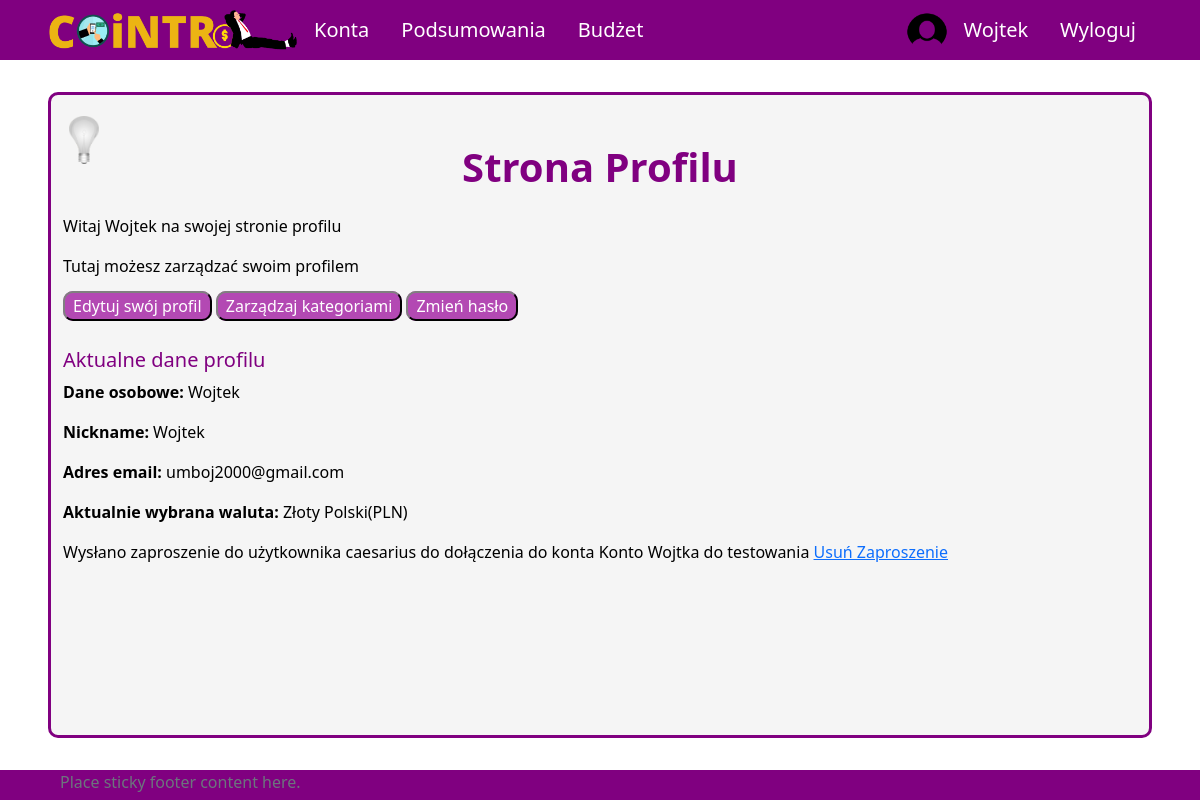
Page /profile (signed in) on the earlier database version.
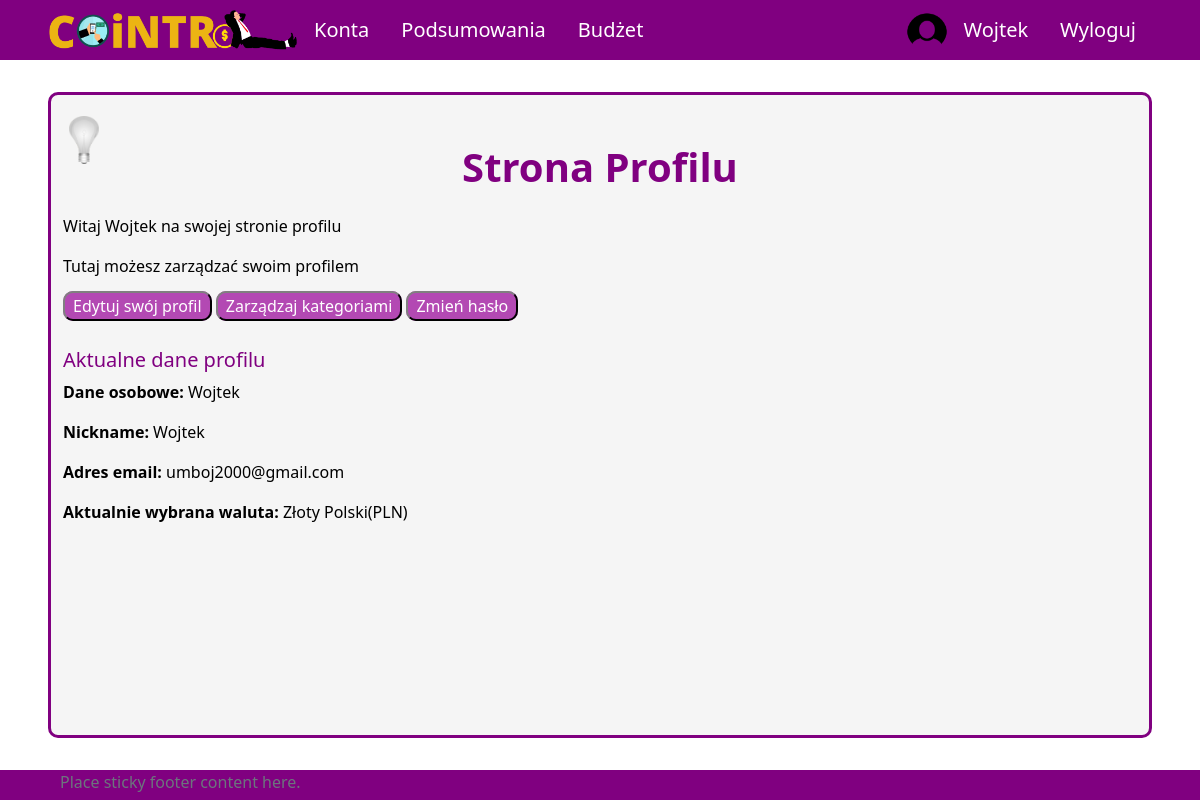
Same page on the later database version.
### aplication/models.py (models this page shows, shortened)
class Invitation(models.Model):
    userFrom = models.ForeignKey(Profile, related_name='from+', on_delete=models.CASCADE)
    userTo = models.ForeignKey(Profile, related_name='to+', on_delete=models.CASCADE)
    access_level = models.CharField(choices=User_Account.access, max_length=20)
    id_account = models.ForeignKey(Account, on_delete=models.SET_NULL, null=True)
    id = models.UUIDField(default=uuid.uuid4, unique=True, primary_key=True, editable=False)

class Account(models.Model):
    owner = models.ForeignKey(Profile, null=True, blank=True, on_delete=models.CASCADE)
    name = models.CharField(max_length=30)
    currency = models.ForeignKey(Currency, on_delete=models.SET_NULL, null=True)
    is_shared = models.BooleanField(default=False)
    description = models.CharField(max_length=100, null=True, blank=True)
    id = models.UUIDField(default=uuid.uuid4, unique=True, primary_key=True, editable=False)
    def __str__(self):
        return self.name

### UsersApp/models.py (models this page shows)
class Profile(models.Model):
    user = models.OneToOneField(User, on_delete=models.CASCADE, null=True, blank=True)
    name = models.CharField(max_length=200, blank=True, null=True)
    email = models.EmailField(max_length=400, null=True, blank=True)
    username = models.CharField(max_length=200, blank=True, null=True)
    currency = models.ForeignKey('Currency', on_delete=models.SET_NULL, null=True)
    image = models.ImageField(null=True, blank=True)
    created = models.DateTimeField(auto_now_add=True)
    id = models.UUIDField(default=uuid.uuid4, unique=True,
                            primary_key=True, editable=False)
    def __str__(self):
        return str(self.username)

### UsersApp/views/user_views.py (the view)
# urls.py: path('profile', views.profile, name='profile'),
@login_required(login_url='login')
def profile(request):
    profile = request.user.profile
    context = {'profile': profile, 'mes': Invitation.objects.filter(Q(userTo=profile) | Q(userFrom=profile))}
    return render(request, 'application/profile.html', context)

### UsersApp/models.py (called while the page is built)
    def __str__(self):
        return f'{self.name}({self.access_name})'

### templates/application/profile.html (shortened to what this page needs)
{% extends 'application/base.html' %}
{% block content %}
    <div class="title">
        <h1>Strona Profilu</h1>
    </div>
    <div class="content-pc">
        <p>Witaj {{ user.username }} na swojej stronie profilu</p>
        <p>Tutaj możesz zarządzać swoim profilem</p>
        <a class="button" href="{% url 'edit-profile' %}">Edytuj swój profil</a>
        <a class="button" href="{% url 'all-categories' %}">Zarządzaj kategoriami</a>
        <a class="button" href="{% url 'change-password' %}">Zmień hasło</a>
        <h5>Aktualne dane profilu</h5>
        <strong><p>Dane osobowe:</strong> {{profile.name}}</p>
        <strong><p>Nickname:</strong> {{profile.username}}</p>
        <strong><p>Adres email:</strong> {{profile.email}}</p>
        <strong><p>Aktualnie wybrana waluta:</strong> {{profile.currency}}</p>
        {% for m in mes %}
            {% if profile == m.userTo %}
                <p>Użytkownik {{ m.userFrom }} zaprasza cię do dołączenia do konta {{ m.id_account }}!
                <a href="{% url 'joinAccount' m.id %}">Kliknij by dołączyć</a>
                <a href="{% url 'deleteInvitation' m.id %}" onclick=
                "return confirm('Czy napewno chcesz usunąć?')">Odrzuć Zaproszenie</a></p>
            {% elif profile == m.userFrom %}
                <p>Wysłano zaproszenie do użytkownika {{ m.userTo }} do dołączenia do konta {{ m.id_account }}
                <a href="{% url 'deleteInvitation' m.id %}" onclick=
                "return confirm('Czy napewno chcesz usunąć?')">Usuń Zaproszenie</a></p>
            {% endif %}
        {% endfor %}
    </div>
{% endblock  %}

Differences in the rows shown:
removed Invitation: userTo "caesarius", id_account "Konto Wojtka do testowania"
